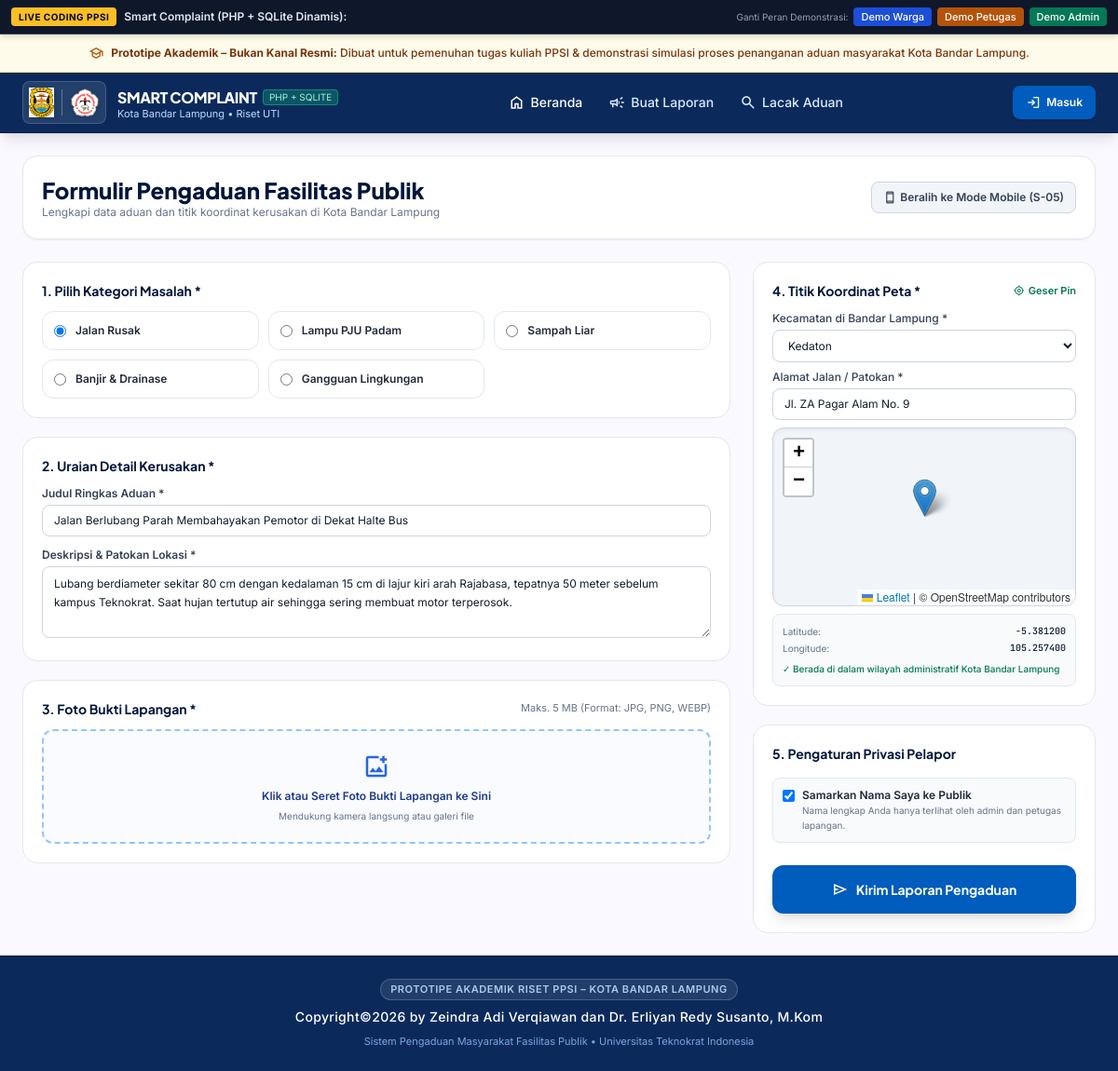
Page /uts/lapor.php on the committed database.
### tables this page shows
CREATE TABLE categories (
        id INTEGER PRIMARY KEY AUTOINCREMENT,
        name TEXT NOT NULL,
        icon TEXT DEFAULT 'construction',
        description TEXT,
        default_department_id INTEGER,
        is_active INTEGER DEFAULT 1,
        FOREIGN KEY (default_department_id) REFERENCES departments(id)
    );

### uts/includes/functions.php (called while the page is built, shortened)
<?php
function sanitize($data) {
    return htmlspecialchars(trim($data ?? ''), ENT_QUOTES, 'UTF-8');
}
function getBandarLampungDistricts() {
    return [
        'Kedaton' => [-5.3812, 105.2574],
        'Rajabasa' => [-5.3620, 105.2380],
        'Tanjung Karang Pusat' => [-5.4120, 105.2570],
        'Tanjung Karang Timur' => [-5.4150, 105.2750],
        'Tanjung Karang Barat' => [-5.4050, 105.2420],
        'Way Halim' => [-5.3880, 105.2780],
        'Sukarame' => [-5.3850, 105.3050],
        'Sukabumi' => [-5.4050, 105.3120],
        'Kemiling' => [-5.3950, 105.2150],
        'Teluk Betung Selatan' => [-5.4520, 105.2610],
        'Teluk Betung Utara' => [-5.4380, 105.2600],
        'Teluk Betung Barat' => [-5.4450, 105.2400],
        'Teluk Betung Timur' => [-5.4650, 105.2850],
        'Enggal' => [-5.4250, 105.2620],
        'Bumi Waras' => [-5.4380, 105.2750],
        'Panjang' => [-5.4750, 105.3200],
        'Tanjung Senang' => [-5.3650, 105.2850],
        'Labuhan Ratu' => [-5.3720, 105.2480],
        'Langkapura' => [-5.3950, 105.2350],
        'Kedamaian' => [-5.4120, 105.2900]
    ];
}

### uts/lapor.php (the view, shortened to what this page needs)
<?php
require_once __DIR__ . '/includes/functions.php';
$pdo = getDB();
$districts = getBandarLampungDistricts();
$categories = $pdo->query("SELECT * FROM categories WHERE is_active = 1")->fetchAll();
$selectedCat = (int)($_GET['cat'] ?? 1);
$isMobileView = isset($_GET['view']) && $_GET['view'] === 'mobile';
require_once __DIR__ . '/includes/header.php';
?>
<div class="space-y-6">
  <div class="flex flex-wrap items-center justify-between gap-3 bg-white p-5 rounded-2xl border border-slate-200 shadow-sm">
    <div>
      <h2 class="font-heading font-extrabold text-2xl text-[#00163a]">Formulir Pengaduan Fasilitas Publik</h2>
      <p class="text-xs text-slate-500">Lengkapi data aduan dan titik koordinat kerusakan di Kota Bandar Lampung</p>
    </div>
    <div class="flex items-center gap-2">
      <?php if ($isMobileView): ?>
        <a href="lapor.php" class="px-3 py-1.5 bg-slate-100 hover:bg-slate-200 text-slate-700 text-xs font-semibold rounded-lg border border-slate-300 flex items-center gap-1 transition">
          <span class="material-symbols-outlined text-sm">desktop_windows</span>
          <span>Beralih ke Tampilan Web (S-04)</span>
        </a>
      <?php else: ?>
        <a href="lapor.php?view=mobile" class="px-3 py-1.5 bg-slate-100 hover:bg-slate-200 text-slate-700 text-xs font-semibold rounded-lg border border-slate-300 flex items-center gap-1 transition">
          <span class="material-symbols-outlined text-sm">smartphone</span>
          <span>Beralih ke Mode Mobile (S-05)</span>
        </a>
      <?php endif; ?>
    </div>
  </div>
  <?php if ($isMobileView): ?>
    <div class="max-w-sm mx-auto py-2">
      <div class="bg-slate-900 p-3 rounded-[36px] shadow-2xl border-4 border-slate-800">
        <div class="w-32 h-4 bg-slate-800 rounded-b-xl mx-auto mb-2 flex items-center justify-center">
          <div class="w-3 h-3 rounded-full bg-slate-900 border border-slate-700"></div>
        </div>
        <div class="bg-[#f9f9ff] rounded-[24px] overflow-hidden text-slate-900 text-xs min-h-[580px] flex flex-col">
          <div class="bg-[#0b2a5b] text-white p-3 flex items-center justify-between">
            <div class="flex items-center gap-1.5 font-heading font-bold text-xs">
              <span class="material-symbols-outlined text-base">campaign</span> Lapor Cepat (Mobile)
            </div>
            <span class="text-[10px] text-blue-200">Kec. Bandar Lampung</span>
          </div>
          <div class="bg-red-50 p-2 border-b border-red-200 text-red-900 flex items-center justify-between">
            <span class="text-[10px] font-bold">Darurat Banjir/Bencana?</span>
            <a href="tel:112" class="bg-red-600 text-white px-2 py-0.5 rounded text-[9px] font-bold">Hubungi 112</a>
          </div>
          <form method="POST" action="lapor.php" enctype="multipart/form-data" class="p-4 space-y-3 flex-1 overflow-y-auto">
            <div>
              <label class="block font-bold text-slate-800 text-[11px] mb-1">Kategori Laporan *</label>
              <select name="category_id" class="w-full px-2.5 py-1.5 border border-slate-300 rounded-lg bg-white text-xs">
                <?php foreach ($categories as $c): ?>
                  <option value="<?= $c['id'] ?>"><?= sanitize($c['name']) ?></option>
                <?php endforeach; ?>
              </select>
            </div>
            <div>
              <label class="block font-bold text-slate-800 text-[11px] mb-1">Judul Ringkas Aduan *</label>
              <input type="text" name="title" required value="Jalan Berlubang di Dekat Kampus" class="w-full px-2.5 py-1.5 border border-slate-300 rounded-lg text-xs">
            </div>
            <div>
              <label class="block font-bold text-slate-800 text-[11px] mb-1">Kecamatan di Bandar Lampung *</label>
              <select name="district" class="w-full px-2.5 py-1.5 border border-slate-300 rounded-lg bg-white text-xs">
                <?php foreach ($districts as $dName => $dCoord): ?>
                  <option value="<?= $dName ?>"><?= $dName ?></option>
                <?php endforeach; ?>
              </select>
            </div>
            <div>
              <label class="block font-bold text-slate-800 text-[11px] mb-1">Uraian Detail Kerusakan *</label>
              <textarea name="description" rows="2" required class="w-full px-2.5 py-1.5 border border-slate-300 rounded-lg text-xs">Lubang aspal kedalaman 15 cm sangat membahayakan pemotor.</textarea>
            </div>
            <div>
              <label class="block font-bold text-slate-800 text-[11px] mb-1">Foto Bukti (Kamera/Galeri) *</label>
              <input type="file" name="photo" accept="image/*" class="w-full text-[10px] text-slate-500 file:mr-2 file:py-1 file:px-2 file:rounded-md file:border-0 file:text-[10px] file:bg-blue-50 file:text-blue-700">
            </div>
            <input type="hidden" name="latitude" value="-5.381200">
            <input type="hidden" name="longitude" value="105.257400">
            <button type="submit" class="w-full bg-[#005cbd] hover:bg-[#004791] text-white py-2.5 rounded-xl font-bold text-xs shadow flex items-center justify-center gap-1.5 mt-2">
              <span class="material-symbols-outlined text-sm">send</span>
              <span>Kirim Laporan Sekarang</span>
            </button>
          </form>
        </div>
      </div>
    </div>
  <?php else: ?>
    <form method="POST" action="lapor.php" enctype="multipart/form-data" class="grid grid-cols-1 lg:grid-cols-3 gap-6">
      <div class="lg:col-span-2 space-y-5">
        <div class="bg-white p-5 rounded-2xl border border-slate-200 space-y-3">
          <label class="block font-heading font-bold text-sm text-[#00163a]">
            1. Pilih Kategori Masalah *
          </label>
          <div class="grid grid-cols-2 sm:grid-cols-3 gap-2.5 text-xs">
            <?php foreach ($categories as $c): ?>
            <label class="flex items-center gap-2.5 p-3 rounded-xl border border-slate-200 hover:border-blue-500 cursor-pointer transition">
              <input type="radio" name="category_id" value="<?= $c['id'] ?>" <?= $c['id'] == $selectedCat ? 'checked' : '' ?> class="text-blue-600 focus:ring-blue-500">
              <span class="font-semibold text-slate-800"><?= sanitize($c['name']) ?></span>
            </label>
            <?php endforeach; ?>
          </div>
        </div>
        <div class="bg-white p-5 rounded-2xl border border-slate-200 space-y-3">
          <label class="block font-heading font-bold text-sm text-[#00163a]">
            2. Uraian Detail Kerusakan *
          </label>
          <div class="space-y-3 text-xs">
            <div>
              <label for="rep-title" class="block font-semibold text-slate-700 mb-1">Judul Ringkas Aduan *</label>
              <input id="rep-title" name="title" type="text" required placeholder="Contoh: Lubang Aspal Dalam Dekat Lampu Merah Jl. ZA Pagar Alam" value="Jalan Berlubang Parah Membahayakan Pemotor di Dekat Halte Bus" class="w-full px-3 py-2 border border-slate-300 rounded-lg focus:ring-2 focus:ring-blue-500 focus:outline-none">
            </div>
            <div>
              <label for="rep-desc" class="block font-semibold text-slate-700 mb-1">Deskripsi & Patokan Lokasi *</label>
              <textarea id="rep-desc" name="description" rows="3" required placeholder="Jelaskan ukuran lubang, kondisi air menggenang, patokan toko terdekat..." class="w-full px-3 py-2 border border-slate-300 rounded-lg focus:ring-2 focus:ring-blue-500 focus:outline-none leading-relaxed">Lubang berdiameter sekitar 80 cm dengan kedalaman 15 cm di lajur kiri arah Rajabasa, tepatnya 50 meter sebelum kampus Teknokrat. Saat hujan tertutup air sehingga sering membuat motor terperosok.</textarea>
            </div>
          </div>
        </div>
        <div class="bg-white p-5 rounded-2xl border border-slate-200 space-y-3">
          <div class="flex items-center justify-between">
            <label class="block font-heading font-bold text-sm text-[#00163a]">
              3. Foto Bukti Lapangan *
            </label>
            <span class="text-[11px] text-slate-500">Maks. 5 MB (Format: JPG, PNG, WEBP)</span>
          </div>
          <div class="border-2 border-dashed border-blue-300 rounded-xl p-5 text-center bg-blue-50/40 hover:bg-blue-50 transition cursor-pointer relative">
            <div class="flex flex-col items-center justify-center gap-1.5 pointer-events-none">
              <span class="material-symbols-outlined text-3xl text-blue-600">add_photo_alternate</span>
              <p class="text-xs font-semibold text-blue-900" id="photo-label">Klik atau Seret Foto Bukti Lapangan ke Sini</p>
              <p class="text-[10px] text-slate-500">Mendukung kamera langsung atau galeri file</p>
            </div>
          </div>
        </div>
      </div>
      <div class="space-y-5">
        <div class="bg-white p-5 rounded-2xl border border-slate-200 space-y-3">
          <div class="flex items-center justify-between">
            <label class="block font-heading font-bold text-sm text-[#00163a]">
              4. Titik Koordinat Peta *
            </label>
            <span class="text-[11px] text-emerald-700 font-semibold flex items-center gap-1">
              <span class="material-symbols-outlined text-xs">my_location</span> Geser Pin
            </span>
          </div>
          <div class="space-y-2 text-xs">
            <div>
              <label for="rep-district" class="block font-medium text-slate-700 mb-1">Kecamatan di Bandar Lampung *</label>
              <select id="rep-district" name="district" onchange="panMapDistrict(this.value)" class="w-full px-3 py-2 border border-slate-300 rounded-lg bg-white focus:ring-2 focus:ring-blue-500 focus:outline-none">
                <?php foreach ($districts as $dName => $dCoord): ?>
                  <option value="<?= $dName ?>" <?= $dName === 'Kedaton' ? 'selected' : '' ?>><?= $dName ?></option>
                <?php endforeach; ?>
              </select>
            </div>
            <div>
              <label for="rep-address" class="block font-medium text-slate-700 mb-1">Alamat Jalan / Patokan *</label>
              <input id="rep-address" name="address" type="text" value="Jl. ZA Pagar Alam No. 9" placeholder="Nama jalan / nomor ruko..." class="w-full px-3 py-2 border border-slate-300 rounded-lg text-xs">
            </div>
            <div id="map-lapor" class="h-48 w-full rounded-xl border border-slate-300 overflow-hidden shadow-inner bg-slate-100"></div>
            <div class="p-2.5 bg-slate-50 rounded-lg border border-slate-200 text-[10px] space-y-0.5">
              <div class="flex justify-between">
                <span class="text-slate-500">Latitude:</span>
                <input type="text" id="lat-input" name="latitude" value="-5.381200" readonly class="font-mono font-semibold text-slate-800 bg-transparent text-right border-0 p-0 focus:outline-none">
              </div>
              <div class="flex justify-between">
                <span class="text-slate-500">Longitude:</span>
                <input type="text" id="lng-input" name="longitude" value="105.257400" readonly class="font-mono font-semibold text-slate-800 bg-transparent text-right border-0 p-0 focus:outline-none">
              </div>
              <p class="text-emerald-700 font-medium pt-1">✓ Berada di dalam wilayah administratif Kota Bandar Lampung</p>
            </div>
          </div>
        </div>
        <div class="bg-white p-5 rounded-2xl border border-slate-200 space-y-4">
          <label class="block font-heading font-bold text-sm text-[#00163a]">
            5. Pengaturan Privasi Pelapor
          </label>
          <div class="text-xs space-y-2">
            <label class="flex items-start gap-2 cursor-pointer p-2.5 rounded-lg bg-slate-50 border border-slate-200">
              <input type="checkbox" name="is_anonymous" value="1" checked class="mt-0.5 rounded border-slate-300 text-blue-600 focus:ring-blue-500">
              <div>
                <span class="font-semibold text-slate-800">Samarkan Nama Saya ke Publik</span>
                <p class="text-[10px] text-slate-500">Nama lengkap Anda hanya terlihat oleh admin dan petugas lapangan.</p>
              </div>
            </label>
          </div>
          <div class="space-y-2 pt-2">
            <button type="submit" class="w-full bg-[#005cbd] hover:bg-[#004791] text-white py-3 rounded-xl font-heading font-bold text-sm shadow-lg transition flex items-center justify-center gap-2">
              <span class="material-symbols-outlined text-lg">send</span>
              <span>Kirim Laporan Pengaduan</span>
            </button>
          </div>
        </div>
      </div>
    </form>
  <?php endif; ?>
</div>
<?php require_once __DIR__ . '/includes/footer.php'; ?>

### uts/includes/header.php (style rules this page uses)
.material-symbols-outlined { font-variation-settings: 'FILL' 0, 'wght' 400, 'GRAD' 0, 'opsz' 24; vertical-align: middle; }

### rows in the picture
categories: category_id "☑ Jalan Rusak", name "Jalan Rusak"
categories: category_id "☐ Lampu PJU Padam", name "Lampu PJU Padam"
categories: category_id "☐ Sampah Liar", name "Sampah Liar"
categories: category_id "☐ Banjir & Drainase", name "Banjir & Drainase"
categories: category_id "☐ Gangguan Lingkungan", name "Gangguan Lingkungan"

### other values in the picture
form field district "Kedaton"
